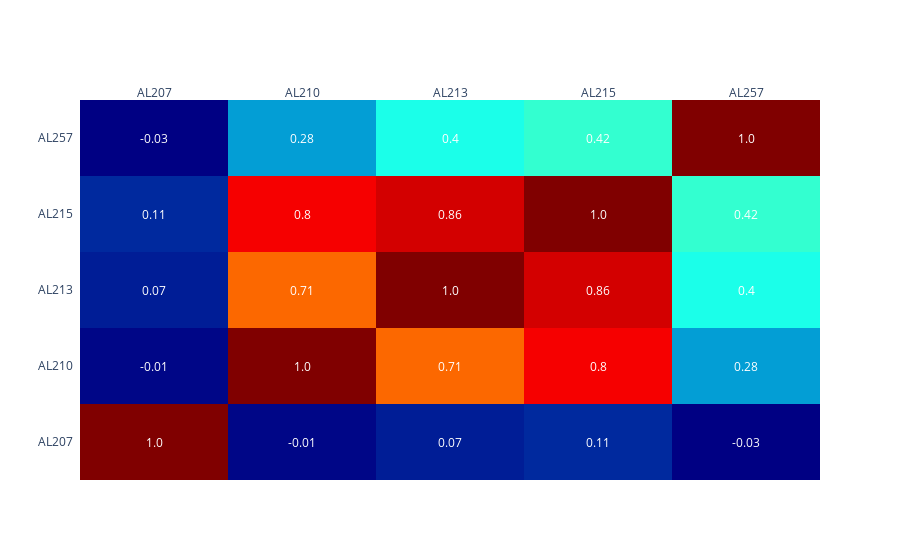

Notebook code cell kept with this figure:
### Code cell
sub_axons_R= [ i for i  in os.listdir(indir) if 'axon_right' in i]
sub_df_R= combine_df(indir, sub_axons_R)
sub_df_R.fillna(0, inplace=True)

sub_Rcorr=sub_df_R.T.corr()
plot_corr(sub_Rcorr,outname=f'{outdir}\\Right_subregions', save=True)

#correlation based on Right subregions

### Figure 1 — Plotly figure (JSON) as saved in the notebook; plotly's stock layout.template omitted (floating-point values rounded to 4 significant figures)
{"data": [{"colorscale": [[0, "rgb(0,0,131)"], [0.2, "rgb(0,60,170)"], [0.4, "rgb(5,255,255)"], [0.6, "rgb(255,255,0)"], [0.8, "rgb(250,0,0)"], [1, "rgb(128,0,0)"]], "reversescale": false, "showscale": false, "type": "heatmap", "x": ["AL207", "AL210", "AL213", "AL215", "AL257"], "y": ["AL207", "AL210", "AL213", "AL215", "AL257"], "z": [[1, -0.01, 0.07, 0.11, -0.03], [-0.01, 1, 0.71, 0.8, 0.28], [0.07, 0.71, 1, 0.86, 0.4], [0.11, 0.8, 0.86, 1, 0.42], [-0.03, 0.28, 0.4, 0.42, 1]]}], "layout": {"annotations": [{"font": {"color": "#FFFFFF"}, "showarrow": false, "text": "1.0", "x": "AL207", "xref": "x", "y": "AL207", "yref": "y"}, {"font": {"color": "#FFFFFF"}, "showarrow": false, "text": "-0.01", "x": "AL210", "xref": "x", "y": "AL207", "yref": "y"}, {"font": {"color": "#FFFFFF"}, "showarrow": false, "text": "0.07", "x": "AL213", "xref": "x", "y": "AL207", "yref": "y"}, {"font": {"color": "#FFFFFF"}, "showarrow": false, "text": "0.11", "x": "AL215", "xref": "x", "y": "AL207", "yref": "y"}, {"font": {"color": "#FFFFFF"}, "showarrow": false, "text": "-0.03", "x": "AL257", "xref": "x", "y": "AL207", "yref": "y"}, {"font": {"color": "#FFFFFF"}, "showarrow": false, "text": "-0.01", "x": "AL207", "xref": "x", "y": "AL210", "yref": "y"}, {"font": {"color": "#FFFFFF"}, "showarrow": false, "text": "1.0", "x": "AL210", "xref": "x", "y": "AL210", "yref": "y"}, {"font": {"color": "#FFFFFF"}, "showarrow": false, "text": "0.71", "x": "AL213", "xref": "x", "y": "AL210", "yref": "y"}, {"font": {"color": "#FFFFFF"}, "showarrow": false, "text": "0.8", "x": "AL215", "xref": "x", "y": "AL210", "yref": "y"}, {"font": {"color": "#FFFFFF"}, "showarrow": false, "text": "0.28", "x": "AL257", "xref": "x", "y": "AL210", "yref": "y"}, {"font": {"color": "#FFFFFF"}, "showarrow": false, "text": "0.07", "x": "AL207", "xref": "x", "y": "AL213", "yref": "y"}, {"font": {"color": "#FFFFFF"}, "showarrow": false, "text": "0.71", "x": "AL210", "xref": "x", "y": "AL213", "yref": "y"}, {"font": {"color": "#FFFFFF"}, "showarrow": false, "text": "1.0", "x": "AL213", "xref": "x", "y": "AL213", "yref": "y"}, {"font": {"color": "#FFFFFF"}, "showarrow": false, "text": "0.86", "x": "AL215", "xref": "x", "y": "AL213", "yref": "y"}, {"font": {"color": "#FFFFFF"}, "showarrow": false, "text": "0.4", "x": "AL257", "xref": "x", "y": "AL213", "yref": "y"}, {"font": {"color": "#FFFFFF"}, "showarrow": false, "text": "0.11", "x": "AL207", "xref": "x", "y": "AL215", "yref": "y"}, {"font": {"color": "#FFFFFF"}, "showarrow": false, "text": "0.8", "x": "AL210", "xref": "x", "y": "AL215", "yref": "y"}, {"font": {"color": "#FFFFFF"}, "showarrow": false, "text": "0.86", "x": "AL213", "xref": "x", "y": "AL215", "yref": "y"}, {"font": {"color": "#FFFFFF"}, "showarrow": false, "text": "1.0", "x": "AL215", "xref": "x", "y": "AL215", "yref": "y"}, {"font": {"color": "#FFFFFF"}, "showarrow": false, "text": "0.42", "x": "AL257", "xref": "x", "y": "AL215", "yref": "y"}, {"font": {"color": "#FFFFFF"}, "showarrow": false, "text": "-0.03", "x": "AL207", "xref": "x", "y": "AL257", "yref": "y"}, {"font": {"color": "#FFFFFF"}, "showarrow": false, "text": "0.28", "x": "AL210", "xref": "x", "y": "AL257", "yref": "y"}, {"font": {"color": "#FFFFFF"}, "showarrow": false, "text": "0.4", "x": "AL213", "xref": "x", "y": "AL257", "yref": "y"}, {"font": {"color": "#FFFFFF"}, "showarrow": false, "text": "0.42", "x": "AL215", "xref": "x", "y": "AL257", "yref": "y"}, {"font": {"color": "#FFFFFF"}, "showarrow": false, "text": "1.0", "x": "AL257", "xref": "x", "y": "AL257", "yref": "y"}], "autosize": true, "paper_bgcolor": "rgba(0, 0, 0, 0)", "plot_bgcolor": "rgba(0, 0, 0, 0)", "xaxis": {"autorange": true, "dtick": 1, "gridcolor": "rgb(0, 0, 0)", "range": [-0.5, 4.5], "showgrid": false, "side": "top", "ticks": "", "type": "category", "visible": true}, "yaxis": {"autorange": true, "dtick": 1, "range": [-0.5, 4.5], "showgrid": false, "ticks": "", "ticksuffix": "  ", "type": "category", "visible": true}}}
